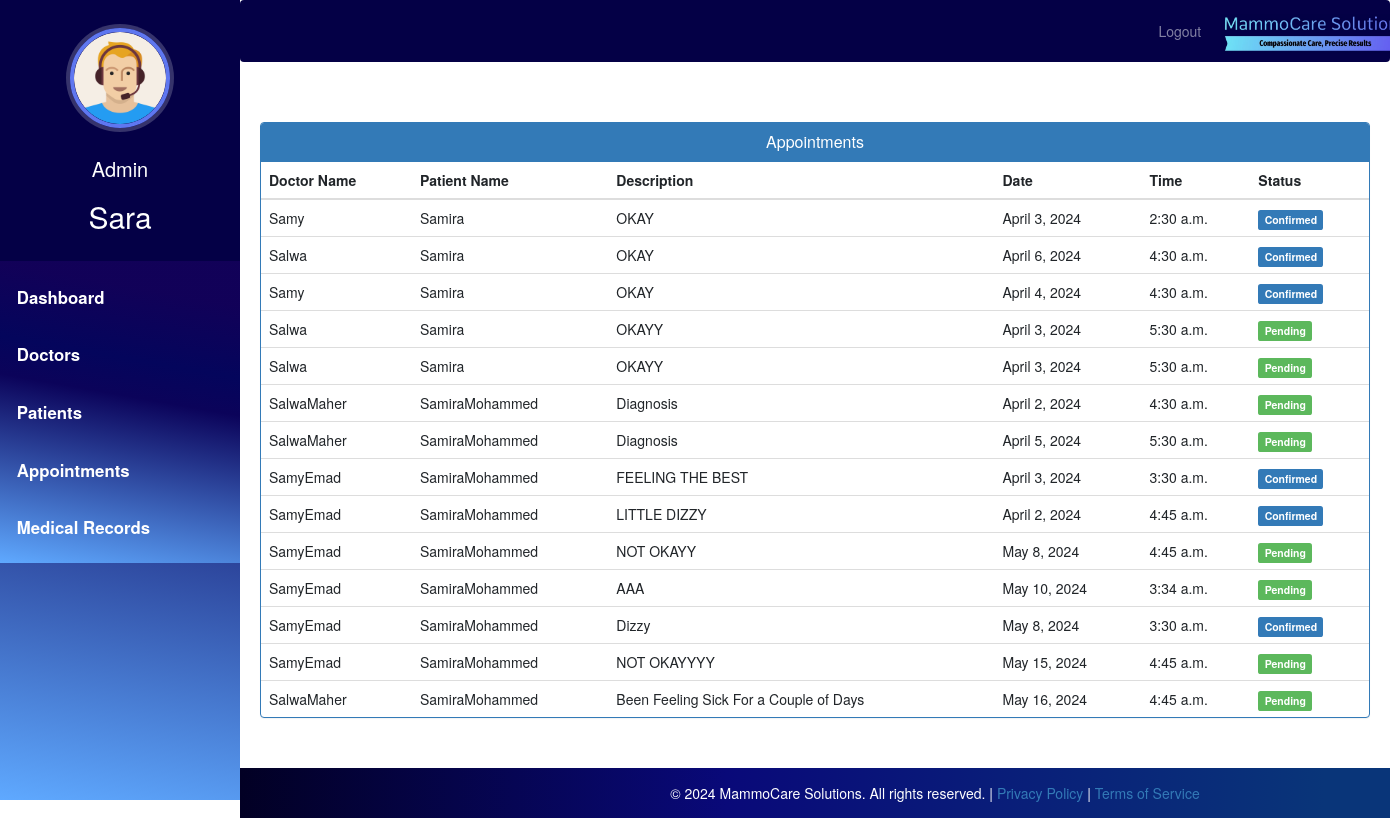
/admin-view-appointment (signed in), run on the app's committed database.
### hospital/models.py (models this page shows)
class Appointment(models.Model):
    patientId=models.PositiveIntegerField(null=True)
    doctorId=models.PositiveIntegerField(null=True)
    patientName=models.CharField(max_length=40,null=True)
    doctorName=models.CharField(max_length=40,null=True)
    appointmentDate=models.DateField(null=False)
    appointmentTime=models.TimeField(null=False)
    description=models.TextField(max_length=500)
    status=models.BooleanField(default=False)

### hospital/views.py (the view)
# urls.py: path('admin-view-appointment', views.admin_view_appointment_view,name='admin-view-appointment'),
@login_required(login_url='adminlogin')
@user_passes_test(is_admin)
def admin_view_appointment_view(request):
    appointments=models.Appointment.objects.all().filter()  # status=True
    return render(request,'hospital/admin_view_appointment.html',{'appointments':appointments})

### hospital/views.py (called while the page is built)
def is_admin(user):
    return user.groups.filter(name='ADMIN').exists()

### templates/hospital/admin_view_appointment.html (shortened to what this page needs)
{% extends 'hospital/admin_base.html' %}
{% load static %}
{% block content %}
<head>
  <link href="//netdna.bootstrapcdn.com/bootstrap/3.0.0/css/bootstrap.min.css" rel="stylesheet" id="bootstrap-css">
</head>
<div class="container">
  <div class="panel panel-primary">
    <div class="panel-heading">
      <h6 class="panel-title">Appointments</h6>
    </div>
    <table class="table table-hover" id="dev-table">
      <thead>
        <tr>
          <th>Doctor Name</th>
          <th>Patient Name</th>
          <th>Description</th>
          <th>Date</th>
          <th>Time</th>
          <th>Status</th>
        </tr>
      </thead>
      {% for a in appointments %}
      <tr>
        <td>{{a.doctorName}}</td>
        <td>{{a.patientName}}</td>
        <td>{{a.description}}</td>
        <td>{{a.appointmentDate}}</td>
        <td>{{a.appointmentTime}}</td>
        {%if a.status%}
        <td> <span class="label label-primary">Confirmed</span></td>
        {% else %}
        <td> <span class="label label-success">Pending</span></td>
        {% endif %}
      </tr>
      {% endfor %}
    </table>
  </div>
</div>
<div class="footer-container">
  <footer>
    <div class="footer-content">
      <p>
        &copy; 2024 MammoCare Solutions. All rights reserved. | <a href="/privacy_policy">Privacy Policy</a> | <a href="/terms">Terms of Service</a>
      </p>
    </div>
  </footer>
</div>
{% endblock content %}

### templates/hospital/admin_base.html (shortened to what this page needs)
<!DOCTYPE html>
{% load static %}
<html lang="en">
<head>
  <link rel="stylesheet" href="https://stackpath.bootstrapcdn.com/bootstrap/4.3.1/css/bootstrap.min.css">
  <link rel="stylesheet" href="https://maxcdn.bootstrapcdn.com/font-awesome/4.7.0/css/font-awesome.min.css">
  <link rel="stylesheet" href="{% static '/style.css' %}">
</head>
<body>
  <nav class="menu" tabindex="0">
    <header class="avatar">
      <div style="display: inline-block;">
        <img src="{% static "images/adminpropic.png" %}" />
        <br><br>
        <h6 style="color: white; font-size: 20px;">Admin</h6>
      </div>
      <h2>{{ request.user.first_name }}</h2>
    </header>
    <ul>
      <li tabindex="0" class="icon-dashboard"> <a style="color:white; text-decoration:none;" href="/admin-dashboard"><span>Dashboard</span></a> </li>
      <li tabindex="0" class="icon-customers"> <a style="color:white; text-decoration:none;" href="/admin-doctor"><span>Doctors</span></a></li>
      <li tabindex="0" class="icon-users"> <a style="color:white; text-decoration:none;" href="/admin-patient"><span>Patients</span></a></li>
      <li tabindex="0" class="icon-calendar"> <a style="color:white; text-decoration:none;" href="/admin-appointment"><span>Appointments</span></a></li>
      <li tabindex="0" class="icon-calendar"> <a style="color:white; text-decoration:none;" href="/admin-medical-records"><span>Medical Records</span></a></li>
    </ul>
  </nav>
  <main>
    <div class="bs-example">
      <nav class="navbar navbar-expand-md navbar-dark fixed-top" style="background:#040046;">
        <div class="navbar-nav" style=" margin-left: 80%;">
          <a href="/index" class="nav-item nav-link">Logout</a>
        </div>
        <a href="/admin-dashboard" class="navbar-brand">
          <img src="{% static 'images/mammocare-logo.jpeg' %}" alt="Logo" height="40" style="margin-top: -7px;">
        </a>
      </nav>
    </div>
    <br><br>
    {% block content %}
    {% endblock content %}
    <br><br><br><br>
    <footer>
      <br>
      <div class="container">
      </div>
    </footer>
  </main>
</body>
</html>

### static/style.css (style rules this page uses)
body { padding-left: 240px; }
main { position: relative; height: 100vh; }
.menu { background: #5bc995; height: 100vh; width: 240px; position: fixed; top: 0px; left: 0; z-index: 5; outline: none; }
.menu .avatar { background: rgba(0, 0, 0, 0.1); padding: 2em 0.5em; text-align: center; }
.menu .avatar img { width: 100px; border-radius: 50%; overflow: hidden; border: 4px solid #ffea92; box-shadow: 0 0 0 4px rgba(255, 255, 255, 0.2); }
.menu .avatar h2 { font-weight: normal; margin-bottom: 0; }
.menu ul { list-style: none; padding: 0.5em 0; margin: 0; }
.menu ul li { padding: 0.5em 1em 0.5em 3em; font-size: 0.95em; font-weight: regular; background-repeat: no-repeat; background-position: left 15px center; background-size: auto 20px; transition: all 0.15s linear; cursor: pointer; }
.menu ul li.icon-dashboard { background-image: url("http://www.entypo.com/images//gauge.svg"); }
.menu ul li.icon-customers { background-image: url("http://www.entypo.com/images//briefcase.svg"); }
.menu ul li.icon-users { background-image: url("http://www.entypo.com/images//users.svg"); }
.menu ul li.icon-calendar { background-image: url("http://www.entypo.com/images//calendar.svg"); }

### templates/hospital/admin_base.html (style rules this page uses)
a:link { text-decoration: none; }
a { color: white; }
footer { padding: 0px 0px 0px 0px; background-color: black; margin: 0px; }
p { text-align: center; }
body { padding-left: 240px; }
main { position: relative; height: 100vh; }
.menu { background: #03a9f4; height: 100vh; width: 240px; position: fixed; top: 0px; left: 0; z-index: 5; outline: none; }
.menu .avatar { background: rgba(0, 0, 0, 0.1); padding: 2em 0.5em; text-align: center; }
.menu .avatar img { width: 100px; border-radius: 50%; overflow: hidden; border: 4px solid #ffea92; box-shadow: 0 0 0 4px rgba(255, 255, 255, 0.2); }
.menu .avatar h2 { font-weight: normal; margin-bottom: 0; }
.menu ul { list-style: none; padding: 0.5em 0; margin: 0; }
.menu ul li { padding: 0.5em 1em 0.5em 3em; font-size: 0.95em; font-weight: regular; background-repeat: no-repeat; background-position: left 15px center; background-size: auto 20px; transition: all 0.15s linear; cursor: pointer; }
.menu ul li.icon-dashboard { background-image: url("http://www.entypo.com/images//gauge.svg"); }
.menu ul li.icon-customers { background-image: url("http://www.entypo.com/images//briefcase.svg"); }
.menu ul li.icon-users { background-image: url("http://www.entypo.com/images//users.svg"); }
.menu ul li.icon-calendar { background-image: url("http://www.entypo.com/images//calendar.svg"); }
body { padding-left: 240px; margin-top: 50px; }
.menu { background: rgb(2,0,36); background: linear-gradient(10deg, rgba(2,0,36,1) 0%, rgba(95,169,255,1) 0%, rgba(11,3,90,1) 55%, rgba(4,5,92,1) 66%, rgba(18,1,88,0.9568160027682948) 87%); height: 100vh; width: 240px; position: fixed; top: 0px; left: 0; z-index: 5; outline: none; transition: left 0.3s; }
.menu .avatar { background: #040046; padding: 2em 0.5em; text-align: center; }
.menu .avatar img { width: 100px; height: 100px; border-radius: 50%; overflow: hidden; border: 4px solid #5f77f0; box-shadow: 0 0 0 4px rgba(255, 255, 255, 0.2); }
.menu .avatar h2 { font-weight: normal; margin-bottom: 0; color: #fff; margin-top: 10px; }
.menu ul { list-style: none; padding: 0.5em 0; margin: 0; background: rgb(2,0,36); background: linear-gradient(10deg, rgba(2,0,36,1) 0%, rgba(95,169,255,1) 0%, rgba(11,3,90,1) 55%, rgba(4,5,92,1) 66%, rgba(18,1,88,0.9568160027682948) 87%); }
.menu ul li { padding: 1em; font-size: 1.2em; font-weight: bold; transition: background-color 0.3s ease; }
.menu ul li a { color: #fff; text-decoration: none; }
footer { padding: 0px 0px 0px 0px; background: rgb(2, 0, 36); background: linear-gradient(90deg, rgba(2, 0, 36, 1) 0%, rgba(9, 9, 121, 1) 35%, rgba(9, 53, 121, 1) 78%); margin: 0px; position: fixed; bottom: 0; width: 100%; height: 50px; text-align: center; }

### templates/hospital/admin_view_appointment.html (style rules this page uses)
.footer-container { position: fixed; width: 100%; z-index: 1001; }
.footer-content { padding: 10px 0; bottom: 0px; }
footer { padding: 0px 0px; background: rgb(2, 0, 36); background: linear-gradient(90deg, rgba(2, 0, 36, 1) 0%, rgba(9, 9, 121, 1) 35%, rgba(9, 53, 121, 1) 78%); position: fixed; margin: 0px; width: 100%; height: 50px; color: white; z-index: 0; }
footer p { margin: 5px 0; font-size: 14px; }
a:link { text-decoration: none; }
h6 { text-align: center; }

### data on the page
Appointment: doctorName "Samy", patientName "Samira", description "OKAY", appointmentDate "April 3, 2024", appointmentTime "2:30 a.m.", status "Confirmed"
Appointment: doctorName "Salwa", patientName "Samira", description "OKAY", appointmentDate "April 6, 2024", appointmentTime "4:30 a.m.", status "Confirmed"
Appointment: doctorName "Samy", patientName "Samira", description "OKAY", appointmentDate "April 4, 2024", appointmentTime "4:30 a.m.", status "Confirmed"
Appointment: doctorName "Salwa", patientName "Samira", description "OKAYY", appointmentDate "April 3, 2024", appointmentTime "5:30 a.m.", status "Pending"
Appointment: doctorName "Salwa", patientName "Samira", description "OKAYY", appointmentDate "April 3, 2024", appointmentTime "5:30 a.m.", status "Pending"
Appointment: doctorName "SalwaMaher", patientName "SamiraMohammed", description "Diagnosis", appointmentDate "April 2, 2024", appointmentTime "4:30 a.m.", status "Pending"
Appointment: doctorName "SalwaMaher", patientName "SamiraMohammed", description "Diagnosis", appointmentDate "April 5, 2024", appointmentTime "5:30 a.m.", status "Pending"
Appointment: doctorName "SamyEmad", patientName "SamiraMohammed", description "FEELING THE BEST", appointmentDate "April 3, 2024", appointmentTime "3:30 a.m.", status "Confirmed"
Appointment: doctorName "SamyEmad", patientName "SamiraMohammed", description "LITTLE DIZZY", appointmentDate "April 2, 2024", appointmentTime "4:45 a.m.", status "Confirmed"
Appointment: doctorName "SamyEmad", patientName "SamiraMohammed", description "NOT OKAYY", appointmentDate "May 8, 2024", appointmentTime "4:45 a.m.", status "Pending"
Appointment: doctorName "SamyEmad", patientName "SamiraMohammed", description "AAA", appointmentDate "May 10, 2024", appointmentTime "3:34 a.m.", status "Pending"
Appointment: doctorName "SamyEmad", patientName "SamiraMohammed", description "Dizzy", appointmentDate "May 8, 2024", appointmentTime "3:30 a.m.", status "Confirmed"
Appointment: doctorName "SamyEmad", patientName "SamiraMohammed", description "NOT OKAYYYY", appointmentDate "May 15, 2024", appointmentTime "4:45 a.m.", status "Pending"
Appointment: doctorName "SalwaMaher", patientName "SamiraMohammed", description "Been Feeling Sick For a Couple of Days", appointmentDate "May 16, 2024", appointmentTime "4:45 a.m.", status "Pending"

### other printed values
{{ request.user.first_name }} "Sara"
